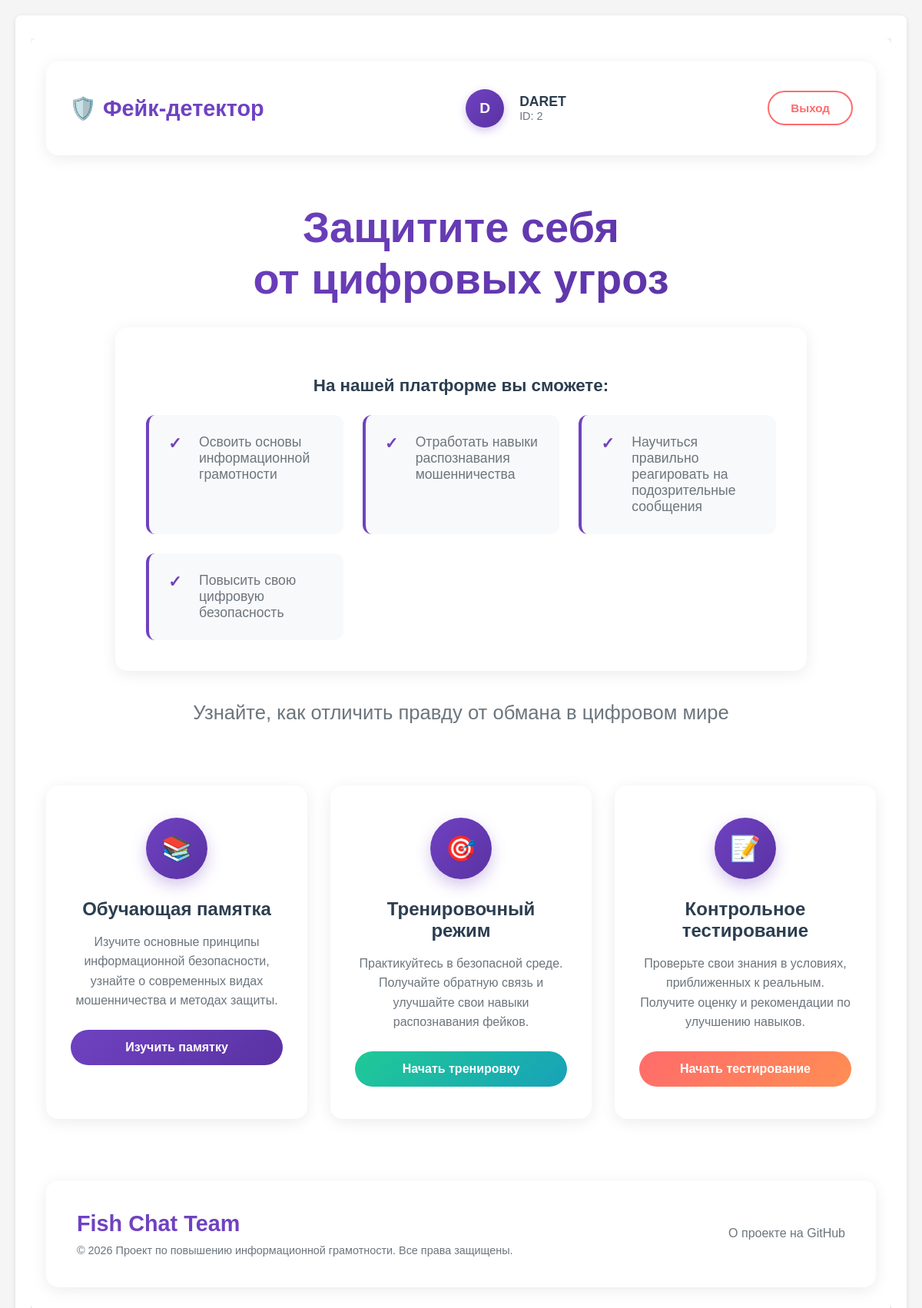
/test, run on the app's committed database.
### app.py (models this page shows, shortened)
class User(db.Model, UserMixin):
    __tablename__ = 'Users'
    id =  db.Column(db.Integer, primary_key=True)
    username = db.Column(db.String(64), unique=True, nullable=False)
    password_hash = db.Column(db.String(64), nullable=False)
    privileges = db.Column(db.Integer, default = 0)
    @staticmethod
    def create_default_users():
        if not User.query.filter_by(username='admin').first():
            admin = User(username='admin', privileges=1)
            admin.set_password('admin_admin')
            db.session.add(admin)
        db.session.commit()

### app.py (the view)
@app.route('/test', methods=['GET', 'POST'])
def test():
    User.create_default_users()
    user = User.query.filter(
        User.username.ilike('DARET')
        ).first()
    return render_template('index.html', user=user)

### templates/index.html (shortened to what this page needs)
{% extends 'base.html' %}
{% block content %}
<section class="hero-section">
    <div class="container">
        <div class="top-nav">
            <div class="logo">
                <h2 style="color: var(--primary-color); font-weight: 800; font-size: 1.8rem;">
                    🛡️ Фейк‑детектор
                </h2>
            </div>
            <div class="user-info">
                {% if user %}
                <div class="user-avatar floating">
                    {{ user.username[:1]|upper }}
                </div>
                <div>
                    <div class="user-name">{{ user.username }}</div>
                    <div style="font-size: 0.9rem; color: var(--text-secondary);">ID: {{ user.id }}</div>
                </div>
                {% endif %}
            </div>
            <div class="auth-buttons">
                {% if not user %}
                <a href="{{ url_for('login') }}" class="btn-nav btn-login">
                    Вход в систему
                </a>
                {% else %}
                <a href="{{ url_for('logout') }}" class="btn-nav btn-logout">
                    Выход
                </a>
                {% endif %}
            </div>
        </div>
        <div class="hero-content">
            <h1 class="hero-title">
                Защитите себя<br>от цифровых угроз
            </h1>
            <div class="hero-description">
                <p>На нашей платформе вы сможете:</p>
                <ul class="feature-list">
                    <li>Освоить основы информационной грамотности</li>
                    <li>Отработать навыки распознавания мошенничества</li>
                    <li>Научиться правильно реагировать на подозрительные сообщения</li>
                    <li>Повысить свою цифровую безопасность</li>
                </ul>
            </div>
            <p class="hero-subtitle">
                Узнайте, как отличить правду от обмана в цифровом мире
            </p>
        </div>
        <div class="actions-grid">
            <div class="action-card">
                <div class="action-icon">📚</div>
                <h3 class="action-title">Обучающая памятка</h3>
                <p class="action-description">
                    Изучите основные принципы информационной безопасности,
                    узнайте о современных видах мошенничества и методах защиты.
                </p>
                <a href="{{ url_for('memo') }}">
                    <button class="action-button btn-memo">Изучить памятку</button>
                </a>
            </div>
            <div class="action-card">
                <div class="action-icon">🎯</div>
                <h3 class="action-title">Тренировочный режим</h3>
                <p class="action-description">
                    Практикуйтесь в безопасной среде. Получайте обратную связь
                    и улучшайте свои навыки распознавания фейков.
                </p>
                <a href="{{ url_for('train_preview') }}">
                    <button class="action-button btn-train">Начать тренировку</button>
                </a>
            </div>
            {% if user %}
            <div class="action-card">
                <div class="action-icon">📝</div>
                <h3 class="action-title">Контрольное тестирование</h3>
                <p class="action-description">
                    Проверьте свои знания в условиях, приближенных к реальным.
                    Получите оценку и рекомендации по улучшению навыков.
                </p>
                <a href="{{ url_for('test_room_preview') }}">
                    <button class="action-button btn-test">Начать тестирование</button>
                </a>
            </div>
            {% endif %}
        </div>
        <div class="main-footer">
            <div class="footer-inner">
                <div class="footer-left">
                    <div class="footer-brand">Fish Chat Team</div>
                    <div class="footer-copy">
                        © 2026 Проект по повышению информационной грамотности.
                        Все права защищены.
                    </div>
                </div>
                <div class="footer-right">
                    <nav class="footer-nav">
                        <a href="https://github.com/daret-rev/fish_chat/tree/v2.0" target="_blank">
                            О проекте на GitHub
                        </a>
                    </nav>
                </div>
            </div>
        </div>
    </div>
</section>
{% endblock %}
{% set show_footer = False %}

### static/style.css (style rules this page uses)
body { font-family: Arial, sans-serif; margin: 0; padding: 20px; background: #f5f5f5; }
.container { max-width: 1300px; margin: auto; background: white; padding: 20px; border-radius: 8px; box-shadow: 0 2px 6px rgba(0,0,0,.1); }
button, .btn { padding: 10px 20px; background: #007bff; color: white; border: none; border-radius: 4px; cursor: pointer; font-size: 1rem; }

### data on the page
User: username "D", username "DARET", id "2"
